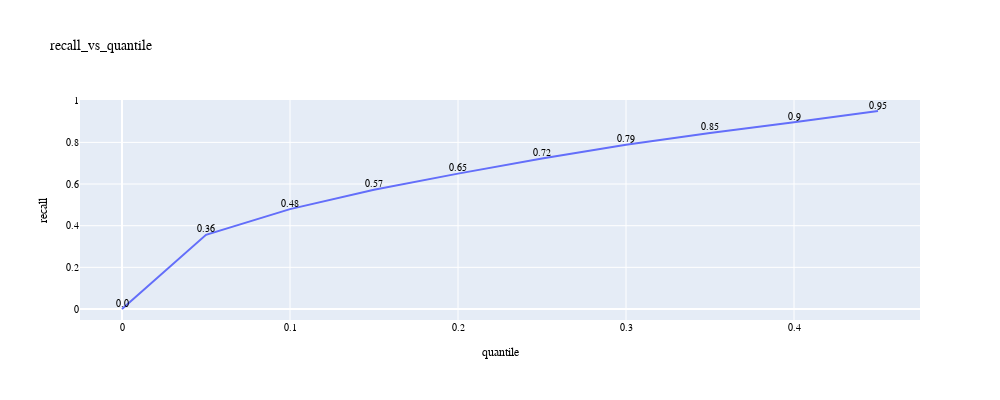

The cell this chart's notebook holds for it:
### Code cell
visualize_recal_vs_quantile()

### Figure 1 — Plotly figure (JSON) as saved in the notebook; plotly's stock layout.template omitted (floating-point values rounded to 4 significant figures)
{"data": [{"hovertemplate": "quantile=%{x}<br>recall=%{y}<extra></extra>", "legendgroup": "", "line": {"color": "#636efa", "dash": "solid"}, "marker": {"symbol": "circle"}, "mode": "lines+text", "name": "", "orientation": "v", "showlegend": false, "text": ["0.0", "0.36", "0.48", "0.57", "0.65", "0.72", "0.79", "0.85", "0.9", "0.95"], "textposition": "top center", "type": "scatter", "x": [0, 0.05, 0.1, 0.15, 0.2, 0.25, 0.3, 0.35, 0.4, 0.45], "xaxis": "x", "y": [0, 0.3559, 0.4796, 0.5723, 0.6499, 0.7222, 0.7883, 0.8451, 0.8962, 0.9507], "yaxis": "y"}], "layout": {"font": {"color": "black", "family": "Arial, sans-serif", "size": 10}, "height": 400, "legend": {"tracegroupgap": 0}, "title": {"text": "recall_vs_quantile"}, "width": 1000, "xaxis": {"anchor": "y", "domain": [0, 1], "title": {"text": "quantile"}}, "yaxis": {"anchor": "x", "domain": [0, 1], "title": {"text": "recall"}}}}
